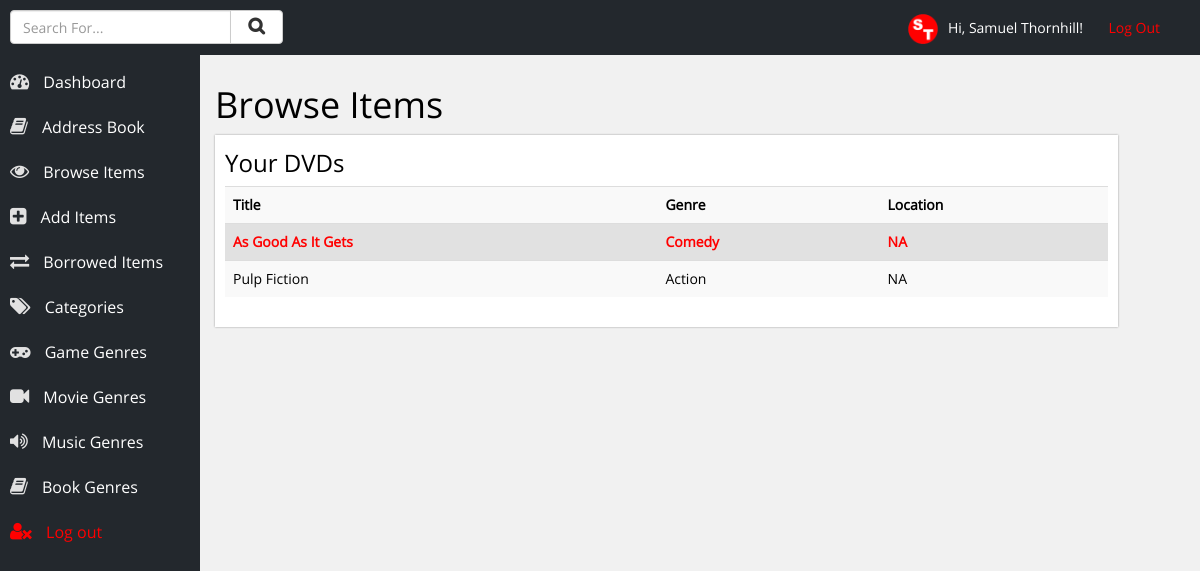
The page /items.php?category=4 (signed in) on the database its author committed.
### tables this page shows
CREATE TABLE IF NOT EXISTS `users` (
  `id` int(10) NOT NULL AUTO_INCREMENT,
  `username` varchar(20) NOT NULL,
  `name` varchar(50) NOT NULL,
  `password` varchar(12) NOT NULL,
  PRIMARY KEY (`id`)
);

CREATE TABLE IF NOT EXISTS `categories` (
  `id` int(11) NOT NULL AUTO_INCREMENT,
  `category` varchar(150) NOT NULL,
  PRIMARY KEY (`id`)
);

CREATE TABLE IF NOT EXISTS `items` (
  `id` int(25) NOT NULL AUTO_INCREMENT,
  `item_name` varchar(200) NOT NULL,
  `item_category` int(3) NOT NULL,
  `genre` varchar(50) NOT NULL,
  `type` varchar(50) NOT NULL,
  `album` varchar(100) NOT NULL,
  `track` int(3) NOT NULL,
  `artist` varchar(100) NOT NULL,
  `location` varchar(100) NOT NULL,
  `borrowed` int(1) NOT NULL,
  `author` varchar(100) NOT NULL,
  `isbn` varchar(30) NOT NULL,
  PRIMARY KEY (`id`)
);

CREATE TABLE IF NOT EXISTS `movie_genre` (
  `id` int(11) NOT NULL AUTO_INCREMENT,
  `genre_name` varchar(50) NOT NULL,
  PRIMARY KEY (`id`)
);

### inc/account-info.php (called while the page is built, shortened)
<?php
	$loggedIn = $_SESSION['username'];
	$result = mysqli_query($con, "SELECT * FROM users WHERE username = '$loggedIn'");
	while ($row = mysqli_fetch_array($result)) {
		$name = $row['name'];
	}
?>

### inc/results/show-movies.php (the view, shortened to what this page needs)
<?php
	$categoryNumber = $_GET['category'];
	$getCategoryName = mysqli_query($con, "SELECT * FROM categories WHERE id='$categoryNumber'");
	while ($row = mysqli_fetch_array($getCategoryName)) {
		$categoryName = $row['category'];
	}
?>
<h3>Your <?php echo $categoryName; ?>s</h3>
<table class="table table-items table-striped">
	<tr>
		<th>Title</th>
		<th>Genre</th>
		<th>Location</th>
	</tr>
	<?php
		$result = mysqli_query($con, "SELECT * FROM items WHERE item_category='$categoryNumber' ORDER BY item_name ASC");
		while ($row = mysqli_fetch_array($result)) {
			$genreName = $row['genre'];
			$location = $row['location'];
			if($row['borrowed']>0) {
				echo '<tr style="font-weight:bold; color:red; background-color:#e1e1e1;" class="list" onclick="location.href=\'item.php?id=' . $row['id'] . '\'">';
					echo '<td>' . $row['item_name'] . '</td>';
					$getGenreName = mysqli_query($con, "SELECT * FROM movie_genre WHERE id='$genreName'");
					while ($row = mysqli_fetch_array($getGenreName)) {
						echo '<td>' . $row['genre_name'] . '</td>';
					}
					echo '<td>' . $location . '</td>';
				echo '</tr>';
			}
			else {
				echo '<tr class="list" onclick="location.href=\'item.php?id=' . $row['id'] . '\'">';
					echo '<td>' . $row['item_name'] . '</td>';
					$getGenreName = mysqli_query($con, "SELECT * FROM movie_genre WHERE id='$genreName'");
					while ($row = mysqli_fetch_array($getGenreName)) {
						echo '<td>' . $row['genre_name'] . '</td>';
					}
					echo '<td>' . $location . '</td>';
				echo '</tr>';
			}
		}
	?>
</table>

### inc/head.php (shortened to what this page needs)
<!DOCTYPE html>
<html lang="en">
<head>
	<link rel="stylesheet" href="css/bootstrap.min.css" />
	<link rel="stylesheet" href="css/main.css" />
	<link rel="stylesheet" href="css/font-awesome.min.css" />
</head>
<body>
<div class="container-fluid">
	<header>
		<p class="log-out"><img style="max-height:30px; margin-right:10px;" src="images/logo.png" alt="Samuel Thornhill" />Hi, <?php echo $name; ?>! &nbsp; &nbsp; &nbsp; <a href="handlers/log-out.php">Log Out</a></p>
		<div class="row">
			<div class="col-xs-3">
				<p style="">
					<form action="search-results.php" method="POST">
						<div class="input-group">
							<input type="text" class="form-control" name="term" placeholder="Search For..." />
							<span class="input-group-btn">
								<button class="btn btn-default" style="margin-top:-20px;" type="submit" name="submit"><i class="fa fa-search" style="font-weight:bold; padding-left:5px; padding-right:5px; font-size:125%;"></i></button>
							</span>
						</div>
					</form>
				</p>
			</div>
		</div>
	</header>
	<div class="navigation">
		<ul>
			<li><a href="index.php"><i class="fa fa-tachometer"></i> Dashboard</a></li>
			<li><a href="contacts.php"><i class="fa fa-book"></i> Address Book</a></li>
			<li><a href="choose-category.php"><i class="fa fa-eye"></i> Browse Items</a></li>
			<li><a href="add-item.php"><i class="fa fa-plus-square"></i> Add Items</a></li>
			<li><a href="borrowed.php"><i class="fa fa-exchange"></i> Borrowed Items</a></li>
			<li><a href="categories.php"><i class="fa fa-tags"></i> Categories</a></li>
			<li><a href="genre.php?genre=Game"><i class="fa fa-gamepad"></i> Game Genres</a></li>
			<li><a href="genre.php?genre=Movie"><i class="fa fa-video-camera"></i> Movie Genres</a></li>
			<li><a href="genre.php?genre=Music"><i class="fa fa-volume-up"></i> Music Genres</a></li>
			<li><a href="genre.php?genre=Book"><i class="fa fa-book"></i> Book Genres</a></li>
			<li><a style="color:red;" href="handlers/log-out.php"><i style="color:red;" class="fa fa-user-times"></i> Log out</a></li>
		</ul>
	</div>

### css/main.css (style rules this page uses)
body { font-size: 14px; font-family: open-sans; background-color: #f1f1f1; color: black; }
header { width: 100%; background-color: #23282D; height: 55px; line-height: 55px; position: fixed; top: 0px; left: 0px; color: white; z-index: 99; padding-left: 10px; padding-right: 10px; }
header .log-out { float: right; margin-right: 30px; }
header .log-out a { text-decoration: none; color: red; }
.navigation { background-color: #23282D; width: 200px; height: 100%; float: left; position: fixed; top: 0px; left: 0px; padding-top: 40px; color: white; font-size: 16px; }
.navigation ul { list-style-type: none; margin: 0px; padding: 0px; margin-top: 20px; }
.navigation ul li { margin: 0px; padding: 0px; }
.navigation ul li a { color: white; text-decoration: none; height: 45px; line-height: 45px; display: block; padding-left: 10px; }
.navigation ul li a .fa { padding-right: 10px; font-size: 120%; color: #e1e1e1; }
.section h1, .section h2, .section h3, .section h4, .section h5, .section h6 { margin-top: 5px; }

### rows shown on the page
users: name "Samuel Thornhill"
categories: category "DVD"
items: item_name "As Good As It Gets", location "NA"
movie_genre: genre_name "Comedy"
items: item_name "Pulp Fiction", location "NA"
movie_genre: genre_name "Action"
